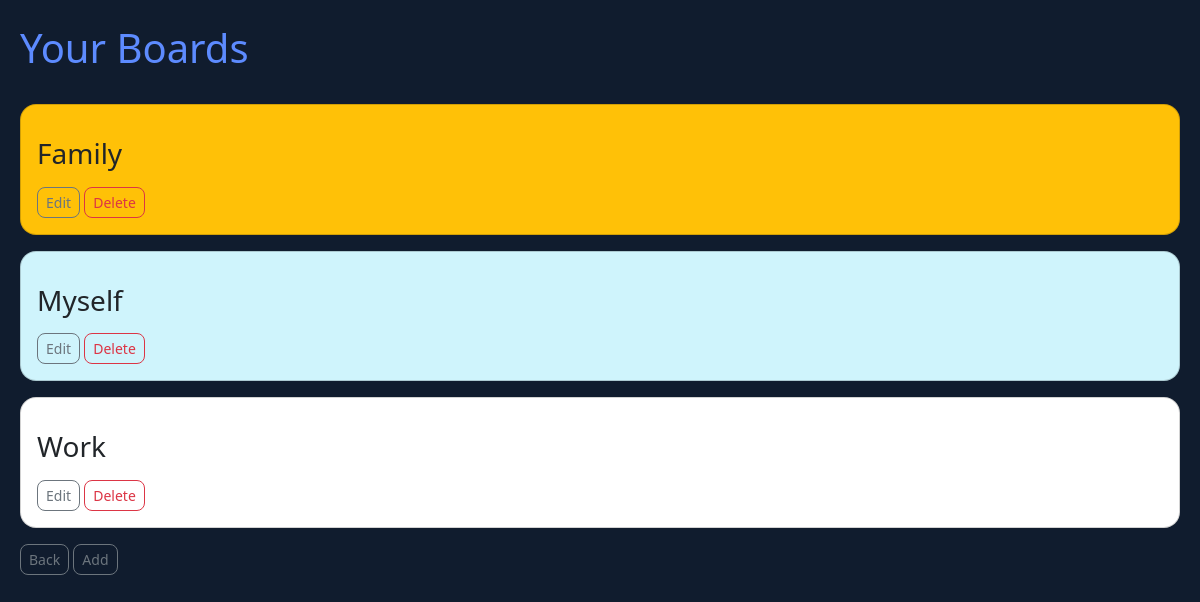
Before: /all_boards with the older database file.
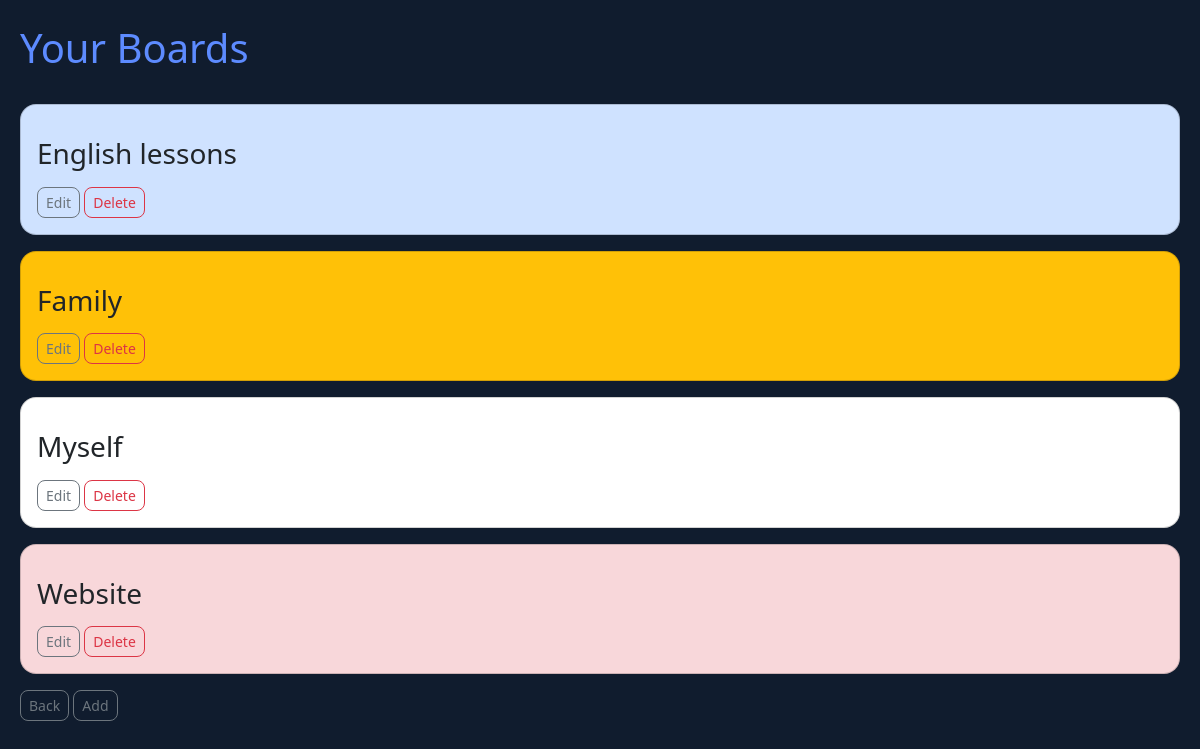
After: the same page with the newer database file.
### reminders/models.py (models this page shows)
class Board(models.Model):
    name = models.CharField('Board Name', max_length=120)
    color = models.CharField('Board Color', max_length=20)
    people = models.ManyToManyField(MyUser)
    def __str__(self):
        return self.name

### reminders/views.py (the view)
# urls.py: path('all_boards', views.all_boards, name="all-boards"),
def all_boards(request):
    board_list = Board.objects.all().order_by('name') #'?' = random
    return render(request, 'reminders/all_boards.html',
                  {'board_list': board_list})

### reminders/templates/reminders/all_boards.html (shortened to what this page needs)
<!doctype html>
<html lang="en">
  <head>
    <link href="https://cdn.jsdelivr.net/npm/bootstrap@5.3.2/dist/css/bootstrap.min.css" rel="stylesheet">
  </head>
  <body>
    <br>
    <h1>Your Boards</h1>
    <br>
    {% for board in board_list %}
<div class="card bg-{{board.color}} mb-3 rounded-4">
  <div class="card-body">
    <p class="card-text"><h3>{{board}}</h3></p>
    <a href="{% url 'edit-board' board.id%}" class="btn btn-outline-secondary btn-sm rounded-3">Edit</a></td>
    <a href="{% url 'delete-board' board.id%}" class="btn btn-outline-danger btn-sm rounded-3">Delete</a>
  </div>
</div>
  {% endfor %}
  <a href="{% url 'home'%}" class="btn btn-outline-secondary btn-sm rounded-3">Back</a>
  <a href="{% url 'add-board'%}" class="btn btn-outline-secondary btn-sm rounded-3">Add</a>
</body>
</html>

### reminders/templates/reminders/all_boards.html (style rules this page uses)
body { background-color: #101C2E; color: #5D8BFF; margin-left: 20px; margin-right: 20px; }

Changed rows visible on the page:
removed Board: name "Work"
added Board: name "English lessons"
changed Board "Myself": color "info-subtle" → "white" (drawn)
added Board: name "Website"
